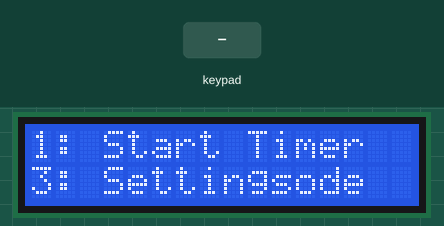
This sketch was run on a simulated Arduino Uno, built with avr-gcc and run on an emulated ATmega328P. On the bench: 16×2 character LCD. The inputs (shaded band) are chosen by the test bench. EEPROM starts erased.

Above: at 1.2 s.
1.3 s: keypad keys 5 4 3 2 # pressed 0.4 s apart
At 3.8 s:
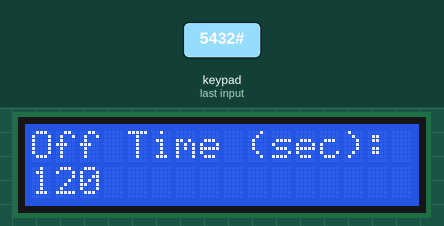
4.8 s: key '#' pressed
At 5.2 s:
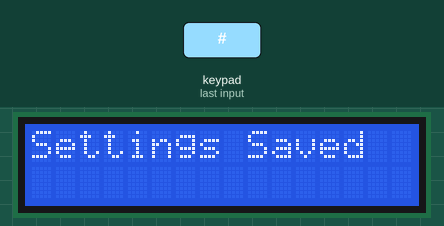
6.3 s: key '1' pressed
At 8.0 s:
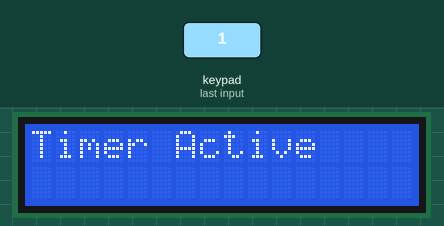
Timing chart, 0 to 9.5 s (numbered marks = the images above; inputs shaded):
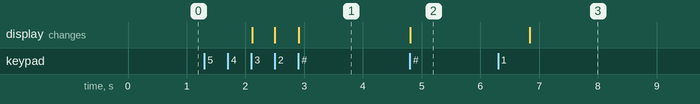

The sketch:

sketch_sep7a.ino
```cpp
#include <EEPROM.h>
#include <Keypad.h>
#include <LiquidCrystal.h>

// Pin definitions
const byte ROWS = 4;
const byte COLS = 4;
char keys[ROWS][COLS] = {
  {'1', '2', '3', 'A'},
  {'4', '5', '6', 'B'},
  {'7', '8', '9', 'C'},
  {'*', '0', '#', 'D'}
};
byte rowPins[ROWS] = {9, 8, 7, 6};
byte colPins[COLS] = {5, 4, 3, 2};

// LCD and Keypad
LiquidCrystal lcd(12, 11, 10, 9, 8, 7);
Keypad keypad = Keypad(makeKeymap(keys), rowPins, colPins, ROWS, COLS);

// Relay pins
int relayPins[3] = {3, 4, 5};
int relayStates[3] = {LOW, LOW, LOW};

// Timer variables
unsigned int onTime = 60;   // Default 1 min
unsigned int offTime = 120; // Default 2 min
bool manualMode = false;
bool settingsChanged = false;

// Valid ranges
const unsigned int MIN_TIME = 10;    // Minimum time in seconds
const unsigned int MAX_TIME = 3600;  // Maximum time in seconds
const unsigned long DEBOUNCE_DELAY = 50; // Debounce time in milliseconds
const unsigned long INPUT_TIMEOUT = 10000; // Timeout after 10 seconds

void setup() {
  lcd.begin(16, 2);
  for(int i = 0; i < 3; i++) {
    pinMode(relayPins[i], OUTPUT);
    digitalWrite(relayPins[i], relayStates[i]);
  }

  // Load saved settings from EEPROM with validation
  loadSettings();

  displayMenu();
}

void loop() {
  char key = keypad.getKey();
  if (key) {
    switch(key) {
      case '1': // Start Timer
        if (manualMode) {
          manualMode = false;
          displayMenu();
        } else {
          startTimer();
        }
        break;
      case '2': // Manual Mode
        manualMode = true;
        manualModeMenu();
        break;
      case '3': // Settings
        settingsMenu();
        break;
    }
  }

  if (settingsChanged) {
    // Save settings to EEPROM if changed
    saveSettings();
    settingsChanged = false;
  }
}

void loadSettings() {
  unsigned int loadedOnTime = EEPROM.read(0) + (EEPROM.read(1) << 8);
  unsigned int loadedOffTime = EEPROM.read(2) + (EEPROM.read(3) << 8);

  onTime = (loadedOnTime >= MIN_TIME && loadedOnTime <= MAX_TIME) ? loadedOnTime : 60;
  offTime = (loadedOffTime >= MIN_TIME && loadedOffTime <= MAX_TIME) ? loadedOffTime : 120;
}

void saveSettings() {
  EEPROM.write(0, onTime & 0xFF);
  EEPROM.write(1, (onTime >> 8) & 0xFF);
  EEPROM.write(2, offTime & 0xFF);
  EEPROM.write(3, (offTime >> 8) & 0xFF);
}

void displayMenu() {
  lcd.clear();
  lcd.setCursor(0, 0);
  lcd.print("1: Start Timer");
  lcd.setCursor(0, 1);
  lcd.print("2: Manual Mode");
  lcd.setCursor(0, 2);
  lcd.print("3: Settings");
}

void startTimer() {
  lcd.clear();
  lcd.setCursor(0, 0);
  lcd.print("Timer Active");

  unsigned long onMillis = millis();
  unsigned long offMillis = millis();
  bool relaysState = LOW;

  while (!manualMode) {
    unsigned long currentMillis = millis();

    if (currentMillis - onMillis >= (onTime * 1000)) {
      relaysState = HIGH;
      toggleRelays(relaysState);
      onMillis = currentMillis;  // Reset timer
    }

    if (currentMillis - offMillis >= (offTime * 1000)) {
      relaysState = LOW;
      toggleRelays(relaysState);
      offMillis = currentMillis;  // Reset timer
    }
  }
  displayMenu();
}

void manualModeMenu() {
  lcd.clear();
  lcd.setCursor(0, 0);
  lcd.print("Manual Mode");
  lcd.setCursor(0, 1);
  lcd.print("1: Relay 1");
  lcd.setCursor(0, 2);
  lcd.print("2: Relay 2");
  lcd.setCursor(0, 3);
  lcd.print("3: Relay 3");

  char key;
  unsigned long lastDebounceTime = 0;

  while (manualMode) {
    key = keypad.getKey();
    if (key) {
      if ((millis() - lastDebounceTime) > DEBOUNCE_DELAY) {
        if (key >= '1' && key <= '3') {
          int relayIndex = key - '1';
          relayStates[relayIndex] = !relayStates[relayIndex];
          digitalWrite(relayPins[relayIndex], relayStates[relayIndex]);
        } else if (key == '*') {
          manualMode = false;
          displayMenu();
        }
        lastDebounceTime = millis();
      }
    }
  }
}

void settingsMenu() {
  lcd.clear();
  lcd.setCursor(0, 0);
  lcd.print("On Time (sec): ");
  lcd.setCursor(0, 1);
  lcd.print(onTime);

  unsigned long inputStartMillis = millis();
  char key;

  while (true) {
    key = keypad.getKey();
    if (key) {
      if (key >= '0' && key <= '9') {
        onTime = (onTime * 10) + (key - '0'); // Append digit
        if (onTime > MAX_TIME) onTime = MAX_TIME; // Cap at max value
        lcd.setCursor(0, 1);
        lcd.print("        "); // Clear previous value
        lcd.setCursor(0, 1);
        lcd.print(onTime);
        inputStartMillis = millis();
      } else if (key == '#') {
        break;
      }
    }
    if (millis() - inputStartMillis > INPUT_TIMEOUT) { // Timeout after 10 seconds
      lcd.clear();
      lcd.setCursor(0, 0);
      lcd.print("Timeout!");
      delay(2000);
      return;
    }
  }

  lcd.clear();
  lcd.setCursor(0, 0);
  lcd.print("Off Time (sec): ");
  lcd.setCursor(0, 1);
  lcd.print(offTime);

  inputStartMillis = millis();

  while (true) {
    key = keypad.getKey();
    if (key) {
      if (key >= '0' && key <= '9') {
        offTime = (offTime * 10) + (key - '0'); // Append digit
        if (offTime > MAX_TIME) offTime = MAX_TIME; // Cap at max value
        lcd.setCursor(0, 1);
        lcd.print("        "); // Clear previous value
        lcd.setCursor(0, 1);
        lcd.print(offTime);
        inputStartMillis = millis();
      } else if (key == '#') {
        break;
      }
    }
    if (millis() - inputStartMillis > INPUT_TIMEOUT) { // Timeout after 10 seconds
      lcd.clear();
      lcd.setCursor(0, 0);
      lcd.print("Timeout!");
      delay(2000);
      return;
    }
  }

  lcd.clear();
  lcd.setCursor(0, 0);
  lcd.print("Settings Saved");
  settingsChanged = true;
  delay(2000);  // Brief delay to show message
}

void toggleRelays(bool state) {
  for (int i = 0; i < 3; i++) {
    digitalWrite(relayPins[i], state);
  }
}
```

Measured:
- after the input at 1.3 s, the display: first changes after 0.81 s (image 1 shows a later state)
- after the input at 4.8 s, the display: changes at once (image 2)
- after the input at 6.3 s, the display: changes after 0.54 s (image 3)
